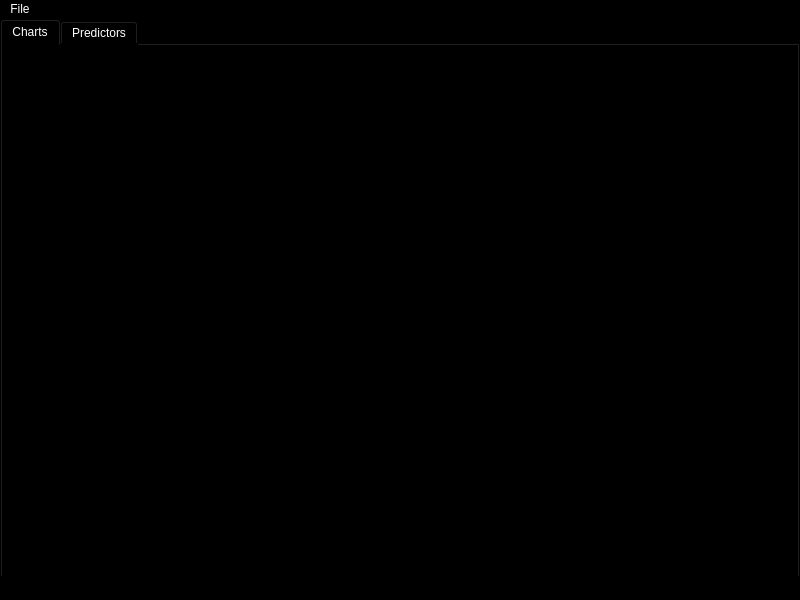
<?xml version="1.0" encoding="UTF-8"?>
<ui version="4.0">
 <class>MainWindow</class>
 <widget class="QMainWindow" name="MainWindow">
  <property name="geometry">
   <rect>
    <x>0</x>
    <y>0</y>
    <width>800</width>
    <height>600</height>
   </rect>
  </property>
  <property name="windowTitle">
   <string>MainWindow</string>
  </property>
  <property name="styleSheet">
   <string notr="true">background-color: rgb(0, 0, 0);
color: rgb(255, 255, 255);
</string>
  </property>
  <widget class="QWidget" name="centralwidget">
   <layout class="QVBoxLayout" name="verticalLayout">
    <property name="spacing">
     <number>0</number>
    </property>
    <property name="margin">
     <number>0</number>
    </property>
    <item>
     <widget class="QTabWidget" name="tabWidget">
      <property name="currentIndex">
       <number>0</number>
      </property>
      <widget class="QWidget" name="tabCharts">
       <attribute name="title">
        <string>Charts</string>
       </attribute>
       <layout class="QGridLayout" name="gridLayout">
        <property name="leftMargin">
         <number>0</number>
        </property>
        <property name="rightMargin">
         <number>0</number>
        </property>
        <property name="spacing">
         <number>0</number>
        </property>
        <item row="0" column="0">
         <layout class="QGridLayout" name="mainTabGrid">
          <property name="spacing">
           <number>0</number>
          </property>
          <item row="0" column="0">
           <widget class="QFrame" name="frameCandles">
            <property name="sizePolicy">
             <sizepolicy hsizetype="Preferred" vsizetype="Preferred">
              <horstretch>0</horstretch>
              <verstretch>0</verstretch>
             </sizepolicy>
            </property>
            <property name="minimumSize">
             <size>
              <width>500</width>
              <height>300</height>
             </size>
            </property>
            <property name="frameShape">
             <enum>QFrame::StyledPanel</enum>
            </property>
            <property name="frameShadow">
             <enum>QFrame::Raised</enum>
            </property>
            <property name="lineWidth">
             <number>0</number>
            </property>
            <layout class="QHBoxLayout" name="horizontalLayout">
             <item>
              <widget class="PlotWidget" name="graphicsView"/>
             </item>
            </layout>
           </widget>
          </item>
         </layout>
        </item>
       </layout>
      </widget>
      <widget class="QWidget" name="tabPredictors">
       <attribute name="title">
        <string>Predictors</string>
       </attribute>
      </widget>
     </widget>
    </item>
   </layout>
  </widget>
  <widget class="QMenuBar" name="menubar">
   <property name="geometry">
    <rect>
     <x>0</x>
     <y>0</y>
     <width>800</width>
     <height>21</height>
    </rect>
   </property>
   <widget class="QMenu" name="menuFile">
    <property name="title">
     <string>File</string>
    </property>
   </widget>
   <addaction name="menuFile"/>
  </widget>
  <widget class="QStatusBar" name="statusbar"/>
 </widget>
 <customwidgets>
  <customwidget>
   <class>PlotWidget</class>
   <extends>QGraphicsView</extends>
   <header>pyqtgraph</header>
  </customwidget>
 </customwidgets>
 <resources/>
 <connections/>
</ui>
